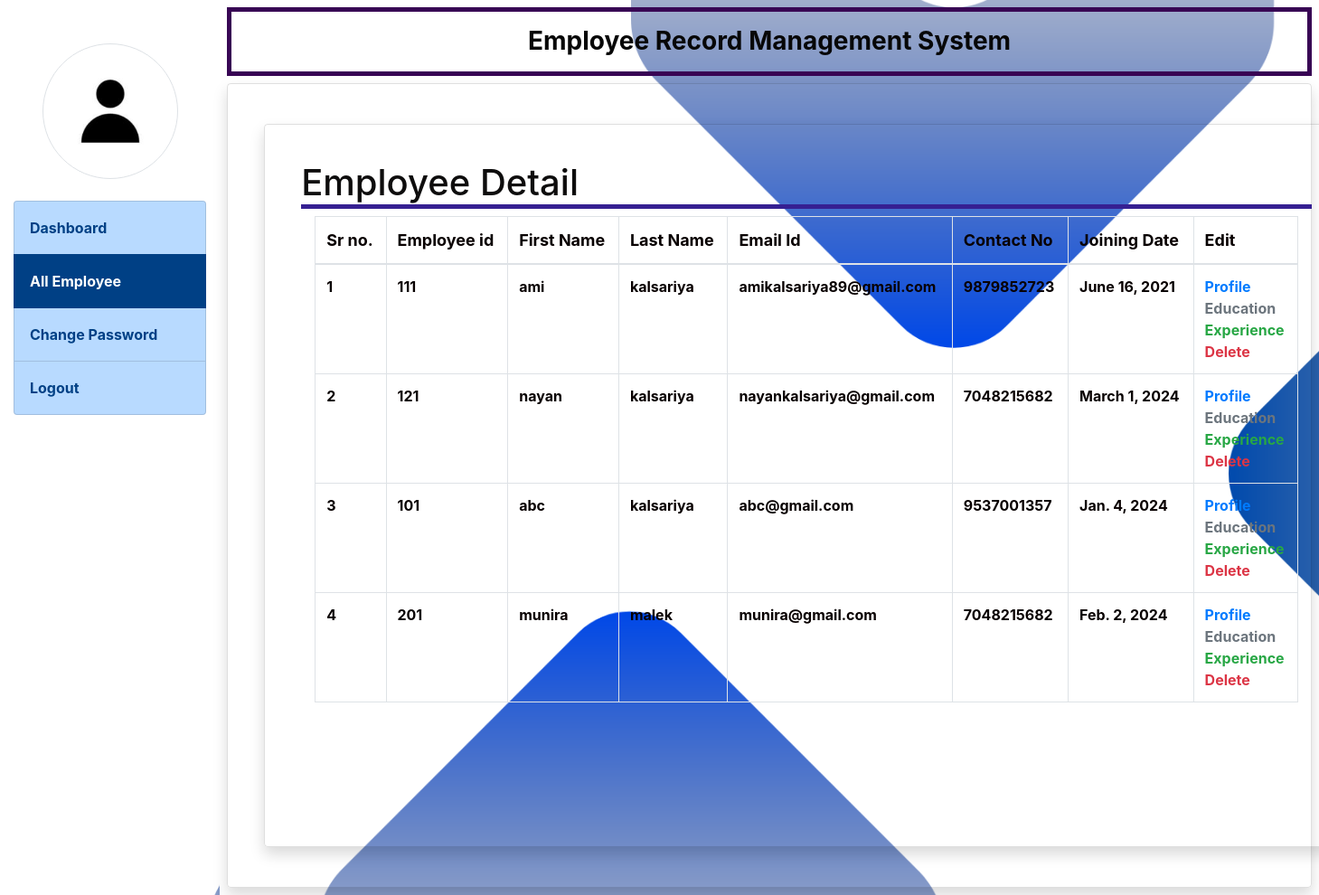
Screenshot of /admin_all_employee/ (signed in) with the database file from the repository.
### EMS_APP/models.py (models this page shows, shortened)
class EmployeeDetail(models.Model):
    user = models.ForeignKey(User,on_delete=models.CASCADE)
    emp_id = models.CharField(max_length=50,primary_key=True)
    department = models.CharField(max_length=50, null=True)
    designation = models.CharField(max_length=255,null=True)
    contact = models.CharField(max_length=255,null=True)
    gender = models.CharField(max_length=50,null=True)
    joining_date = models.DateField(null=True)
    date_of_birth = models.DateField(null=True)
    address = models.CharField(max_length=255,null=True)

### EMS_APP/views.py (the view)
# urls.py: path('admin_all_employee/',views.admin_all_employee,name='admin_all_employee'),
def admin_all_employee(request):
    if not request.user.is_authenticated:
        return redirect('admin_login')
    employee = EmployeeDetail.objects.all()
    return render(request,'admin_all_employee.html',{'employee':employee})

### templates/admin_all_employee.html (shortened to what this page needs)
{% extends 'admin_home_base.html' %}
    {% block main %}
    <div class="card shadow m-1 mx-auto" style="width:1200px ; color:rgb(14, 13, 13); ">
        <div class="card-body">
            <h1 class="p-0" style="border-bottom: 5px solid rgb(54, 32, 146)">
                Employee Detail
            </h1>
            <b>
            <div class="container-lg  font-weight-bold;" style="color:white;">
                <div class="table-responsive">
                    <table class="table table-hover table-bordered font-weight-bold " id="example" style="color:rgb(8, 0, 0);">
                        <thead  style="font-size: large;">
                            <tr>
                                <th>Sr no.</th>
                                <th>Employee id</th>
                                <th>First Name</th>
                                <th>Last Name</th>
                                <th>Email Id</th>
                                <th>Contact No</th>
                                <th>Joining Date</th>
                                <th>Edit </th>
                            </tr>
                        </thead>
                        <tbody>
                            {% for i in employee %}
                            <tr>
                                <td>{{forloop.counter}}</td>
                                <td>{{i.emp_id}}</td>
                                <td>{{i.user.first_name}}</td>
                                <td>{{i.user.last_name}}</td>
                                <td>{{i.user.username}}</td>
                                <td>{{i.contact}}</td>
                                <td>{{i.joining_date}}</td>
                                <td><a href="{% url 'admin_edit_profile' i.user.id %}" class="text-primary"> Profile </a><br>
                                    <a href="{% url 'admin_edit_education' i.user.id %}" class="text-secondary"> Education</a><br>
                                    <a href="{% url 'admin_edit_experience' i.user.id %}" class="text-success"> Experience</a>
                                    <br><a href="{% url 'admin_delete_employee' i.user.id %}" class="text-danger" onclick="return confirm('Are You Sure ?')"> Delete </a> </td>
                            </tr>
                            {% endfor %}
                        </tbody>
                    </table>
                </div>
        </div>
        </div>
    </div>
    {% endblock %}

### templates/admin_all_employee.html (style rules this page uses)
.table-bordered { color:black; }

### rows the page displays
EmployeeDetail: emp_id "111", user.first_name "ami", user.last_name "kalsariya", user.username "amikalsariya89@gmail.com", contact "9879852723", joining_date "June 16, 2021"
EmployeeDetail: emp_id "121", user.first_name "nayan", user.last_name "kalsariya", user.username "nayankalsariya@gmail.com", contact "7048215682", joining_date "March 1, 2024"
EmployeeDetail: emp_id "101", user.first_name "abc", user.last_name "kalsariya", user.username "abc@gmail.com", contact "9537001357", joining_date "Jan. 4, 2024"
EmployeeDetail: emp_id "201", user.first_name "munira", user.last_name "malek", user.username "munira@gmail.com", contact "7048215682", joining_date "Feb. 2, 2024"
